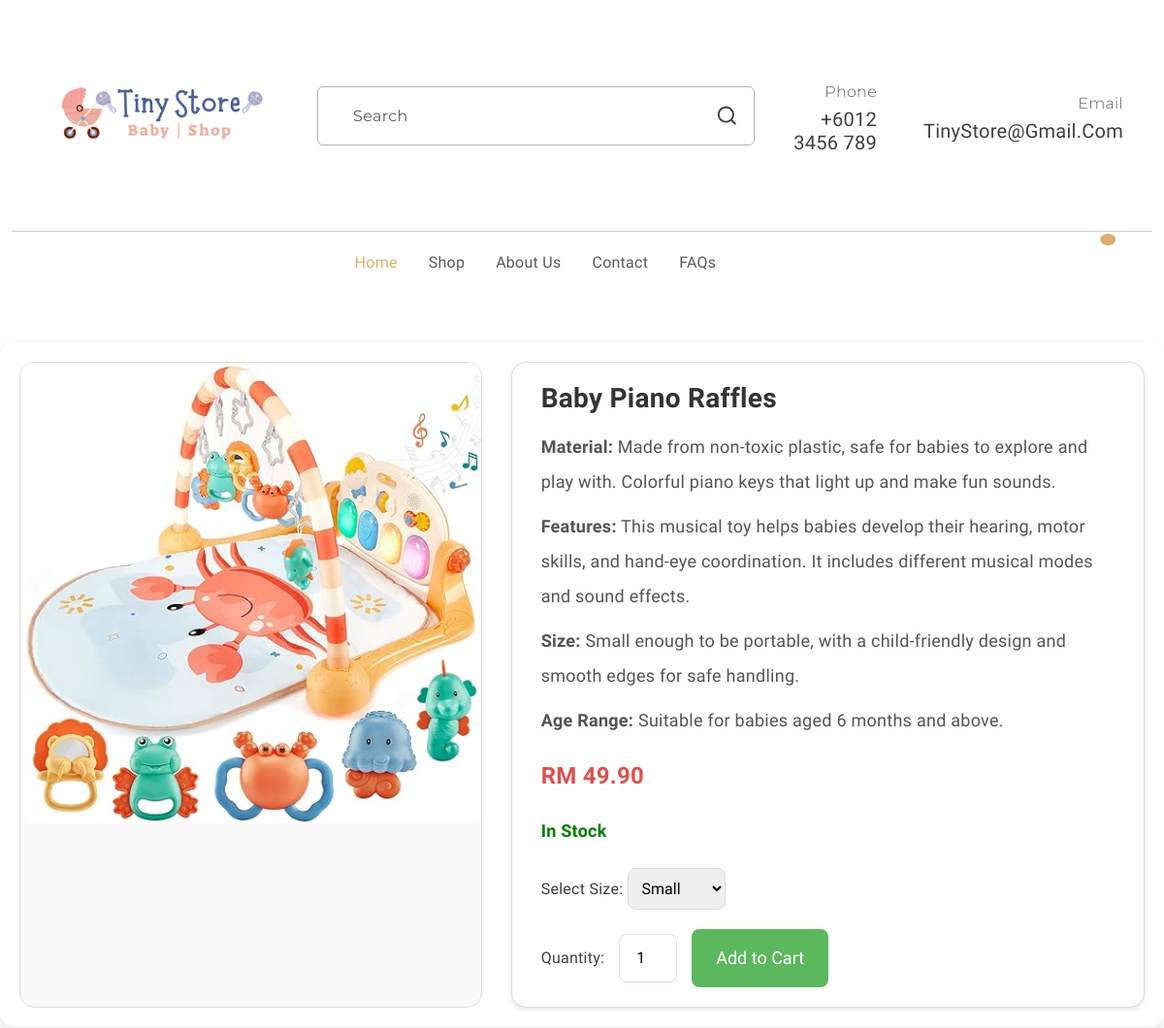
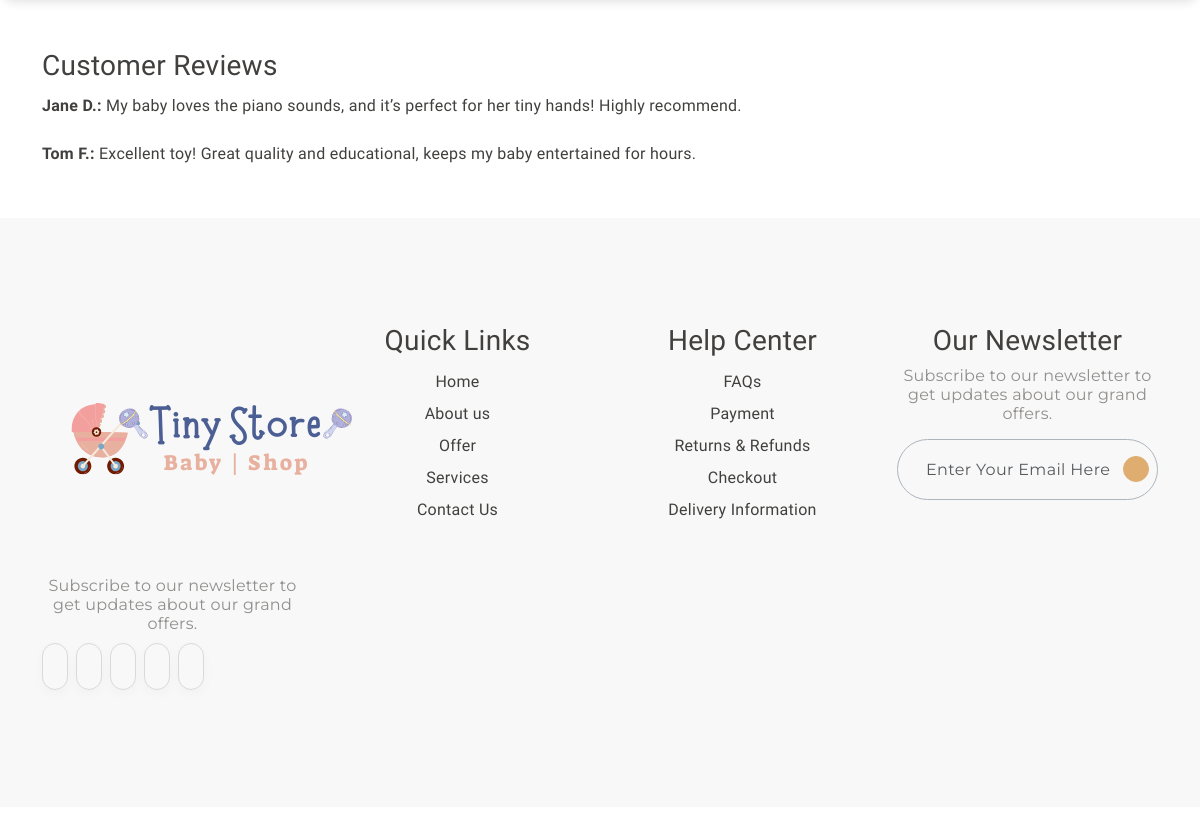
The page /toy4Detail.php on the database its author committed (2 pictures, top to bottom).
### tables this page shows
CREATE TABLE `products` (
  `product_id` int(11) NOT NULL,
  `name` varchar(255) NOT NULL,
  `category` varchar(100) NOT NULL,
  `price` decimal(10,2) NOT NULL,
  `image` varchar(255) DEFAULT NULL,
  `is_featured` tinyint(1) DEFAULT 0,
  `created_at` timestamp NOT NULL DEFAULT current_timestamp()
);

### toy4Detail.php (the view, shortened to what this page needs)
<?php
include 'db_connect.php';
$product_id = isset($_GET['product_id']) ? intval($_GET['product_id']) : 16;
$sql = "SELECT * FROM products WHERE product_id = ?";
$stmt = $conn->prepare($sql);
$stmt->bind_param("i", $product_id);
$stmt->execute();
$result = $stmt->get_result();
if ($result->num_rows > 0) {
  $product = $result->fetch_assoc();
} else {
  echo "Product not found.";
  exit;
}
$variant_sql = "SELECT * FROM product_variants WHERE product_id = ?";
$variant_stmt = $conn->prepare($variant_sql);
$variant_stmt->bind_param("i", $product_id);
$variant_stmt->execute();
$variants = $variant_stmt->get_result();
?>
<!DOCTYPE html>
<html lang="en">
<head>
  <link rel="stylesheet" href="detail.css">
  <link rel="stylesheet" href="https://cdn.jsdelivr.net/npm/swiper@9/swiper-bundle.min.css" />
  <link href="https://cdn.jsdelivr.net/npm/bootstrap@5.3.0-alpha3/dist/css/bootstrap.min.css" rel="stylesheet"
>
  <link rel="stylesheet" type="text/css" href="css/vendor.css">
  <link rel="stylesheet" type="text/css" href="style.css">
</head>
<body>
  <header>
    <div class="container py-2">
      <div class="row py-4 pb-0 pb-sm-4 align-items-center ">
        <div class="col-sm-4 col-lg-3 text-center text-sm-start">
          <div class="main-logo">
            <a href="index.php">
              <img src="images/logo.png" alt="logo" class="img-fluid">
            </a>
          </div>
        </div>
        <div class="col-sm-6 offset-sm-2 offset-md-0 col-lg-5 d-none d-lg-block">
          <div class="search-bar border rounded-2 px-3 border-dark-subtle">
            <form id="search-form" class="text-center d-flex align-items-center" action="" method="">
              <input type="text" class="form-control border-0 bg-transparent"
                placeholder="Search" />
              <svg xmlns="http://www.w3.org/2000/svg" width="24" height="24" viewBox="0 0 24 24">
                <path fill="currentColor"
                  d="M21.71 20.29L18 16.61A9 9 0 1 0 16.61 18l3.68 3.68a1 1 0 0 0 1.42 0a1 1 0 0 0 0-1.39ZM11 18a7 7 0 1 1 7-7a7 7 0 0 1-7 7Z" />
              </svg>
            </form>
          </div>
        </div>
        <div
          class="col-sm-8 col-lg-4 d-flex justify-content-end gap-5 align-items-center mt-4 mt-sm-0 justify-content-center justify-content-sm-end">
          <div class="support-box text-end d-none d-xl-block">
            <span class="fs-6 secondary-font text-muted">Phone</span>
            <h5 class="mb-0">+6012 3456 789</h5>
          </div>
          <div class="support-box text-end d-none d-xl-block">
            <span class="fs-6 secondary-font text-muted">Email</span>
            <h5 class="mb-0">TinyStore@gmail.com</h5>
          </div>
        </div>
      </div>
    </div>
    <div class="container-fluid">
      <hr class="m-0">
    </div>
    <div class="container">
      <nav class="main-menu d-flex navbar navbar-expand-lg ">
        <div class="offcanvas offcanvas-end" tabindex="-1" id="offcanvasNavbar" aria-labelledby="offcanvasNavbarLabel">
          <div class="offcanvas-body justify-content-between">
            <ul class="navbar-nav menu-list list-unstyled d-flex gap-md-3 mb-0">
              <li class="nav-item">
                 <a href="index.php" class="nav-link active">Home</a>
              </li>
              <li class="nav-item">
                <a href="productPage.html" class="nav-link">Shop</a>
              </li>
              <li class="nav-item">
                <a href="aboutUs.html" class="nav-link">About Us</a>
              </li>
              <li class="nav-item">
                <a href="contactUs.html" class="nav-link">Contact</a>
              </li>
              <li class="nav-item">
                <a href="faq.html" class="nav-link">FAQs</a>
              </li>
            </ul>
            <div class="d-none d-lg-flex align-items-end">
              <ul class="d-flex justify-content-end list-unstyled m-0">
                <li>
                </li>
                <li>
                </li>
                <li class="">
                  <a href="index.php" class="mx-3" data-bs-toggle="offcanvas" data-bs-target="#offcanvasCart"
                    aria-controls="offcanvasCart">
                    <span class="position-absolute translate-middle badge rounded-circle bg-primary pt-2">
                    </span>
                  </a>
                </li>
              </ul>
            </div>
          </div>
        </div>
      </nav>
    </div>
  </header>
  <div class="container1">
    <div class="product-image">
      <img src="images/<?php echo htmlspecialchars($product['image'] ?? 'default.png'); ?>"
        alt="<?php echo htmlspecialchars($product['name']); ?>">
    </div>
    <div class="product-details">
      <h2>
        <?php echo htmlspecialchars($product['name']); ?>
      </h2>
      <p><strong>Material:</strong> Made from non-toxic plastic, safe for babies to explore and play with. Colorful
        piano keys that light up and make fun sounds.</p>
      <p><strong>Features:</strong> This musical toy helps babies develop their hearing, motor skills, and hand-eye
        coordination. It includes different musical modes and sound effects.</p>
      <p><strong>Size:</strong> Small enough to be portable, with a child-friendly design and smooth edges for safe
        handling.</p>
      <p><strong>Age Range:</strong> Suitable for babies aged 6 months and above.</p>
      <p class="price">RM
        <?php echo number_format($product['price'], 2); ?>
      </p>
      <p class="stock-status in-stock">In Stock</p>
      <div class="size-selection">
        <label for="size">Select Size: </label>
        <select id="size">
          <?php while ($variant = $variants->fetch_assoc()) { ?>
          <option value="<?php echo htmlspecialchars($variant['variant_name']); ?>"
            data-price="<?php echo htmlspecialchars($variant['price']); ?>">
            <?php echo htmlspecialchars($variant['variant_name'], 2); ?>
          </option>
          <?php } ?>
        </select>
      </div>
      <div class="add-to-cart">
        <label for="quantity">Quantity:</label>
        <input type="number" id="quantity" value="1" min="1">
        <button>Add to Cart</button>
      </div>
    </div>
  </div>
  <div class="container reviews">
    <h3>Customer Reviews</h3>
    <p><strong>Jane D.:</strong> My baby loves the piano sounds, and it’s perfect for her tiny hands! Highly recommend.
    </p>
    <p><strong>Tom F.:</strong> Excellent toy! Great quality and educational, keeps my baby entertained for hours.</p>
  </div>
  <footer id="footer" class="my-5">
    <div class="container py-5 my-5">
      <div class="row">
        <div class="col-md-3">
          <div class="footer-menu">
            <img src="images/logo.png" alt="logo">
            <p class="blog-paragraph fs-6 mt-3">Subscribe to our newsletter to get updates about our grand offers.</p>
            <div class="social-links">
              <ul class="d-flex list-unstyled gap-2">
                <li class="social">
                  <a href="#">
                    <iconify-icon class="social-icon" icon="ri:facebook-fill"></iconify-icon>
                  </a>
                </li>
                <li class="social">
                  <a href="#">
                    <iconify-icon class="social-icon" icon="ri:twitter-fill"></iconify-icon>
                  </a>
                </li>
                <li class="social">
                  <a href="#">
                    <iconify-icon class="social-icon" icon="ri:pinterest-fill"></iconify-icon>
                  </a>
                </li>
                <li class="social">
                  <a href="#">
                    <iconify-icon class="social-icon" icon="ri:instagram-fill"></iconify-icon>
                  </a>
                </li>
                <li class="social">
                  <a href="#">
                    <iconify-icon class="social-icon" icon="ri:youtube-fill"></iconify-icon>
                  </a>
                </li>
              </ul>
            </div>
          </div>
        </div>
        <div class="col-md-3">
          <div class="footer-menu">
            <h3>Quick Links</h3>
            <ul class="menu-list list-unstyled">
              <li class="menu-item">
                <a href="#" class="nav-link">Home</a>
              </li>
              <li class="menu-item">
                <a href="aboutUs.html" class="dropdown-item">About us</a>
              </li>
              <li class="menu-item">
                <a href="#" class="nav-link">Offer </a>
              </li>
              <li class="menu-item">
                <a href="#" class="nav-link">Services</a>
              </li>
              <li class="menu-item">
                <a href="#" class="nav-link">Contact Us</a>
              </li>
            </ul>
          </div>
        </div>
        <div class="col-md-3">
          <div class="footer-menu">
            <h3>Help Center</h5>
              <ul class="menu-list list-unstyled">
                <li class="menu-item">
                  <a href="faq.html" class="nav-link">FAQs</a>
                </li>
                <li class="menu-item">
                  <a href="#" class="nav-link">Payment</a>
                </li>
                <li class="menu-item">
                  <a href="#" class="nav-link">Returns & Refunds</a>
                </li>
                <li class="menu-item">
                  <a href="#" class="nav-link">Checkout</a>
                </li>
                <li class="menu-item">
                  <a href="#" class="nav-link">Delivery Information</a>
                </li>
              </ul>
          </div>
        </div>
        <div class="col-md-3">
          <div>
            <h3>Our Newsletter</h3>
            <p class="blog-paragraph fs-6">Subscribe to our newsletter to get updates about our grand offers.</p>
            <div class="search-bar border rounded-pill border-dark-subtle px-2">
              <form class="text-center d-flex align-items-center" action="" method="">
                <input type="text" class="form-control border-0 bg-transparent" placeholder="Enter your email here" />
                <iconify-icon class="send-icon" icon="tabler:location-filled"></iconify-icon>
              </form>
            </div>
          </div>
        </div>
      </div>
    </div>
  </footer>
</body>
</html>

### detail.css (style rules this page uses)
body { font-family: Arial, sans-serif; margin: 0; padding: 0; background-color: #f4f4f9; }
.container1 { max-width: 1200px; margin: 50px auto; padding: 20px; display: flex; flex-wrap: wrap; gap: 30px; background-color: #ffffff; border-radius: 15px; box-shadow: 0 4px 10px rgba(0, 0, 0, 0.1); overflow: hidden; }
.product-image { flex: 1 1 400px; text-align: center; border-radius: 15px; overflow: hidden; border: 1px solid #ddd; background-color: #f9f9f9; }
.product-image img { max-width: 100%; border-radius: 10px; transition: transform 0.3s ease; }
.product-details { flex: 2 1 500px; background-color: #fefefe; padding: 20px 30px; border-radius: 15px; border: 1px solid #ddd; box-shadow: 0 2px 5px rgba(0, 0, 0, 0.1); }
.product-details h2 { font-size: 28px; font-weight: bold; color: #333; margin-bottom: 15px; }
.product-details p { font-size: 18px; color: #555; margin: 10px 0; }
.product-details .price { font-size: 24px; font-weight: bold; color: #d9534f; margin: 15px 0; }
.stock-status { font-size: 16px; margin: 10px 0; }
.stock-status.in-stock { color: green; font-weight: bold; }
.badge { padding: 5px 10px; border-radius: 12px; font-size: 14px; font-weight: bold; }
.size-selection { margin: 20px 0; }
.size-selection select { padding: 10px; font-size: 16px; border: 1px solid #ddd; border-radius: 8px; }
.add-to-cart { display: flex; align-items: center; gap: 15px; margin-top: 20px; }
.add-to-cart button { padding: 12px 25px; font-size: 18px; background-color: #5cb85c; color: white; border: none; border-radius: 8px; cursor: pointer; transition: background-color 0.3s ease; }
.add-to-cart input { width: 60px; padding: 8px; font-size: 16px; text-align: center; border: 1px solid #ddd; border-radius: 8px; }
footer { background-color: #f8f8f8; padding: 10px; text-align: center; margin-top: 20px; }

### style.css (style rules this page uses)
:root { --header-height: 160px; --header-height-min: 80px; }
:root { --accent-color: #DEAD6F; --dark-color: #222222; --light-dark-color: #727272; --light-color: #fff; --grey-color: #dbdbdb; --light-grey-color: #fafafa; --primary-color: #6995B1; --light-primary-color: #eef1f3; }
:root { --body-font: 'Chilanka', cursive; --heading-font: 'Chilanka', cursive; --secondary-font: 'Montserrat', sans-serif; }
body { --bs-link-color: #333; --bs-link-hover-color: #333; --bs-link-color-rgb: 40, 40, 40; --bs-link-hover-color-rgb: 0, 0, 0; --bs-light-rgb: 248, 248, 248; --bs-font-sans-serif: 'Chilanka', cursive; --bs-body-font-family: var(--bs-font-sans-serif); --bs-body-font-size: 1rem; --bs-body-font-weight: 400; --bs-body-line-height: 2; --bs-body-color: #41403E; --bs-primary: #DEAD6F; --bs-primary-rgb: 222, 173, 111; --bs-primary-bg-subtle: #FFF9EB; --bs-border-color: #F7F7F7; --bs-secondary-rgb: 230, 243, 251; --bs-success-rgb: 238, 245, 228; --bs-danger-rgb: 249, 235, 231; --bs-warning-rgb: 255, 249, 235; --bs-info-rgb: 230, 243, 250; }
body { letter-spacing: 0.01625rem; }
h1, h2, h3, h4, h5, h6 { font-family: var(--heading-font); color: var(--bs-body-color); font-weight: 400; text-transform: capitalize; }
a { text-decoration: none; }
.secondary-font { font-family: var(--secondary-font); font-weight: 300; }
.search-bar { border: 1px solid #EAEAEA; }
.search-bar ::placeholder { font-family: var(--secondary-font); }
.navbar-nav .nav-link.active, .navbar-nav .nav-link.show, .nav-link:focus, .nav-link:hover { color: var(--accent-color); }
.form-control { color: #908F8D; line-height: normal; letter-spacing: 0.02125rem; text-transform: capitalize; border-radius: 0.25rem; border: 1px solid rgba(65, 64, 62, 0.20); background: #FFF; display: flex; padding: 1.25rem 0rem 1.25rem 1.25rem; align-items: center; gap: 0.375rem; align-self: stretch; }
.blog-paragraph { color: #908F8D; font-size: 1rem; font-weight: 400; line-height: normal; font-family: var(--secondary-font); }
iconify-icon.social-icon { color: #CACACA; font-size: 1.125rem; padding: 0.75rem; border-radius: 4.375rem; border: 1px solid #D9D9D8; box-shadow: 0px 4px 12px 0px rgba(0, 0, 0, 0.03); transition: all 0.5s ease; }
iconify-icon.send-icon { cursor: pointer; font-size: 1.125rem; padding: 0.75rem; border-radius: 4.375rem; color: #FFF; border: 1px solid #DEAD6F; background: #DEAD6F; }

### rows shown on the page
products: image (picture), name "Baby Piano Raffles", price "49.90"

### other values the page prints
form field value "Small"
